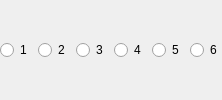
                                 <widget class="QWidget" name="flvTracks">
                                  <layout class="QHBoxLayout" name="horizontalLayout_8">
                                   <property name="leftMargin">
                                    <number>0</number>
                                   </property>
                                   <property name="topMargin">
                                    <number>0</number>
                                   </property>
                                   <property name="rightMargin">
                                    <number>0</number>
                                   </property>
                                   <property name="bottomMargin">
                                    <number>0</number>
                                   </property>
                                   <item>
                                    <widget class="QRadioButton" name="flvTrack1">
                                     <property name="sizePolicy">
                                      <sizepolicy hsizetype="Minimum" vsizetype="Preferred">
                                       <horstretch>0</horstretch>
                                       <verstretch>0</verstretch>
                                      </sizepolicy>
                                     </property>
                                     <property name="text">
                                      <string>1</string>
                                     </property>
                                    </widget>
                                   </item>
                                   <item>
                                    <widget class="QRadioButton" name="flvTrack2">
                                     <property name="sizePolicy">
                                      <sizepolicy hsizetype="Minimum" vsizetype="Preferred">
                                       <horstretch>0</horstretch>
                                       <verstretch>0</verstretch>
                                      </sizepolicy>
                                     </property>
                                     <property name="text">
                                      <string>2</string>
                                     </property>
                                    </widget>
                                   </item>
                                   <item>
                                    <widget class="QRadioButton" name="flvTrack3">
                                     <property name="sizePolicy">
                                      <sizepolicy hsizetype="Minimum" vsizetype="Preferred">
                                       <horstretch>0</horstretch>
                                       <verstretch>0</verstretch>
                                      </sizepolicy>
                                     </property>
                                     <property name="text">
                                      <string>3</string>
                                     </property>
                                    </widget>
                                   </item>
                                   <item>
                                    <widget class="QRadioButton" name="flvTrack4">
                                     <property name="sizePolicy">
                                      <sizepolicy hsizetype="Minimum" vsizetype="Preferred">
                                       <horstretch>0</horstretch>
                                       <verstretch>0</verstretch>
                                      </sizepolicy>
                                     </property>
                                     <property name="text">
                                      <string>4</string>
                                     </property>
                                    </widget>
                                   </item>
                                   <item>
                                    <widget class="QRadioButton" name="flvTrack5">
                                     <property name="sizePolicy">
                                      <sizepolicy hsizetype="Minimum" vsizetype="Preferred">
                                       <horstretch>0</horstretch>
                                       <verstretch>0</verstretch>
                                      </sizepolicy>
                                     </property>
                                     <property name="text">
                                      <string>5</string>
                                     </property>
                                    </widget>
                                   </item>
                                   <item>
                                    <widget class="QRadioButton" name="flvTrack6">
                                     <property name="sizePolicy">
                                      <sizepolicy hsizetype="Minimum" vsizetype="Preferred">
                                       <horstretch>0</horstretch>
                                       <verstretch>0</verstretch>
                                      </sizepolicy>
                                     </property>
                                     <property name="text">
                                      <string>6</string>
                                     </property>
                                    </widget>
                                   </item>
                                  </layout>
                                 </widget>
